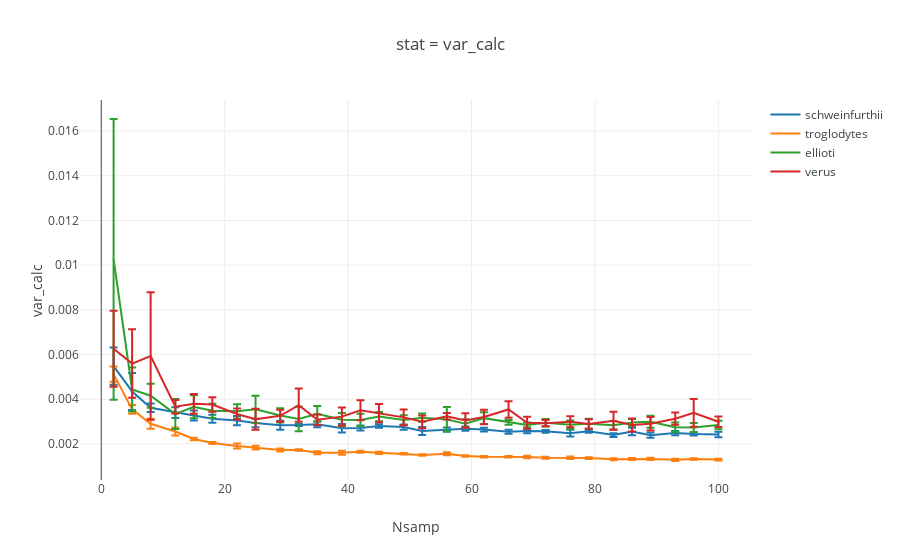

The notebook cell this image was saved under:
### Markdown cell above
#### ii. Plot. 

Interactive plots are not readable through NBviewer.

### Code cell
## Var
var_select= 'var_calc'

fig= [go.Scatter(
    x= samp_order,
    y= [np.nanmean(syndicate_dict[pop][x][var_select]) for x in samp_order],
    error_y= dict(
        array= [np.nanstd(syndicate_dict[pop][x][var_select]) for x in samp_order],
        type= 'data',
        #symmetric= True,
        visible=True
    ),
    name= pop
) for pop in syndicate_dict.keys()]

layout= go.Layout(
    title=  'stat = {}'.format(var_select),
    xaxis= dict(
        title= 'Nsamp'
    ),
    yaxis= dict(
        title= var_select
    )
)

Figure= go.Figure(data=fig, layout= layout)
iplot(Figure)
